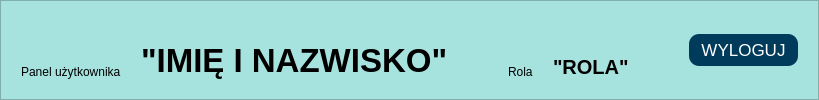
      <widget class="QFrame" name="frame">
       <property name="styleSheet">
        <string notr="true">
    QPushButton {
        border-radius: 10px;
        background-color: rgba(0,59,91,255); 
        color: white;
        padding: 6px 12px;
    }

    QPushButton:hover {
        background-color: rgba(0,59,91, 200); 
    }

    QPushButton:pressed {
        background-color: rgba(0,59,91, 180); 
    }
QFrame{
background-color:#a6e3de;}</string>
       </property>
       <property name="frameShape">
        <enum>QFrame::StyledPanel</enum>
       </property>
       <property name="frameShadow">
        <enum>QFrame::Raised</enum>
       </property>
       <layout class="QHBoxLayout" name="horizontalLayout_49">
        <property name="spacing">
         <number>20</number>
        </property>
        <property name="leftMargin">
         <number>20</number>
        </property>
        <property name="topMargin">
         <number>20</number>
        </property>
        <property name="rightMargin">
         <number>20</number>
        </property>
        <property name="bottomMargin">
         <number>20</number>
        </property>
        <item>
         <widget class="QLabel" name="label">
          <property name="text">
           <string>Panel użytkownika</string>
          </property>
          <property name="alignment">
           <set>Qt::AlignBottom|Qt::AlignLeading|Qt::AlignLeft</set>
          </property>
         </widget>
        </item>
        <item>
         <widget class="QLabel" name="label_name">
          <property name="font">
           <font>
            <pointsize>25</pointsize>
            <bold>true</bold>
           </font>
          </property>
          <property name="text">
           <string>&quot;IMIĘ I NAZWISKO&quot;</string>
          </property>
          <property name="alignment">
           <set>Qt::AlignBottom|Qt::AlignLeading|Qt::AlignLeft</set>
          </property>
         </widget>
        </item>
        <item>
         <spacer name="horizontalSpacer_8">
          <property name="orientation">
           <enum>Qt::Horizontal</enum>
          </property>
          <property name="sizeHint" stdset="0">
           <size>
            <width>40</width>
            <height>20</height>
           </size>
          </property>
         </spacer>
        </item>
        <item>
         <widget class="QLabel" name="label_58">
          <property name="text">
           <string>Rola</string>
          </property>
          <property name="alignment">
           <set>Qt::AlignBottom|Qt::AlignLeading|Qt::AlignLeft</set>
          </property>
         </widget>
        </item>
        <item>
         <widget class="QLabel" name="label_role">
          <property name="font">
           <font>
            <pointsize>15</pointsize>
            <bold>true</bold>
           </font>
          </property>
          <property name="text">
           <string>&quot;ROLA&quot;</string>
          </property>
          <property name="alignment">
           <set>Qt::AlignBottom|Qt::AlignLeading|Qt::AlignLeft</set>
          </property>
         </widget>
        </item>
        <item>
         <spacer name="horizontalSpacer_4">
          <property name="orientation">
           <enum>Qt::Horizontal</enum>
          </property>
          <property name="sizeHint" stdset="0">
           <size>
            <width>40</width>
            <height>20</height>
           </size>
          </property>
         </spacer>
        </item>
        <item>
         <widget class="QPushButton" name="button_logout">
          <property name="font">
           <font>
            <pointsize>13</pointsize>
           </font>
          </property>
          <property name="text">
           <string>WYLOGUJ</string>
          </property>
         </widget>
        </item>
       </layout>
      </widget>
